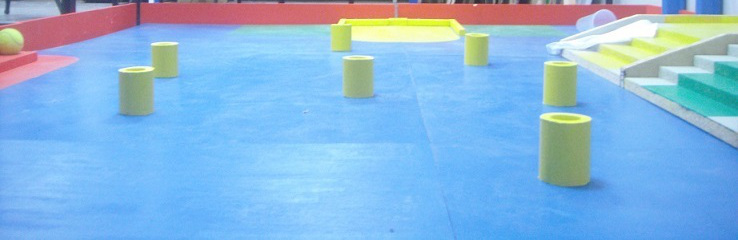
#> input picture Informatique/ColorDetection/test1.JPG, 738 x 240 px
$ python -i SimpleContoursDetection.py   (imports and definitions only)   (older library calls are emulated)
#> lines starting #> are read from the running program, lines starting #| are printed output that depends on the picture; after the words box and inside, x2 and y2 are one past the last pixel; in counts of white or black regions, pixels touching at a corner belong together
#> further down, picture is the input picture: shape (240, 738, 3); mean B, G, R 221.6, 182.3, 136
# -*- coding: utf-8 -*-
"""
Created on Sat Jan 03 01:38:43 2015

@author: Darkpudding
"""

import numpy as np
import cv2

class SimpleContoursDetection:

    # used in cv2.createTrackBar
    @staticmethod
    def nothing(x):
        pass

    @staticmethod
    def runImage(imgOriginal):

        # set up the HSV color of our objects
        cv2.namedWindow('Reglage Couleur')
        cv2.createTrackbar("LowH", "Reglage Couleur", 0, 179, SimpleContoursDetection.nothing); # Hue (0 - 179)
        cv2.createTrackbar("HighH", "Reglage Couleur", 179, 179, SimpleContoursDetection.nothing);
        cv2.createTrackbar("LowS", "Reglage Couleur", 0, 255, SimpleContoursDetection.nothing); # Saturation (0 - 255)
        cv2.createTrackbar("HighS", "Reglage Couleur", 255, 255, SimpleContoursDetection.nothing);
        cv2.createTrackbar("LowV", "Reglage Couleur", 0, 255, SimpleContoursDetection.nothing); # Value (0 - 255)
        cv2.createTrackbar("HighV", "Reglage Couleur", 255, 255, SimpleContoursDetection.nothing);
        cv2.createTrackbar("Resolution", "Reglage Couleur", 5, 10, SimpleContoursDetection.nothing); # erode, dilate size

        imgThresholded = imgOriginal.copy()

        while True:

            imgHSV = cv2.cvtColor(imgOriginal, cv2.COLOR_BGR2HSV) # Convert the captured frame from BGR to HSV
#> imgHSV: shape (240, 738, 3); mean H, S, V 100.2, 118.1, 234.1
            # lowe_HSV= [LowH,LowS,LowV]  upper_HSV = [HighH,HighS,HighV]
            lower_HSV = np.array([cv2.getTrackbarPos('LowH','Reglage Couleur'),cv2.getTrackbarPos('LowS','Reglage Couleur'),cv2.getTrackbarPos('LowV','Reglage Couleur')])
            upper_HSV = np.array([cv2.getTrackbarPos('HighH','Reglage Couleur'),cv2.getTrackbarPos('HighS','Reglage Couleur'),cv2.getTrackbarPos('HighV','Reglage Couleur')])
            s = cv2.getTrackbarPos("Resolution", "Reglage Couleur")+1  # erode, dilate size

            imgThresholded = cv2.inRange(imgHSV, lower_HSV, upper_HSV) #Threshold the image
#> imgThresholded: shape (240, 738); every value is 255

            # morphological opening (remove small objects from the foreground)
            imgThresholded = cv2.erode(imgThresholded, cv2.getStructuringElement(cv2.MORPH_ELLIPSE, (s, s)) );
            imgThresholded = cv2.dilate(imgThresholded, cv2.getStructuringElement(cv2.MORPH_ELLIPSE, (s, s)) );

            # morphological closing (fill small holecv2.createTrackbar("Resolution", "Control", 5, 10, ColorDetection.nothing);s in the foreground)
            imgThresholded = cv2.dilate(imgThresholded, cv2.getStructuringElement(cv2.MORPH_ELLIPSE, (s, s)) );
            imgThresholded = cv2.erode(imgThresholded, cv2.getStructuringElement(cv2.MORPH_ELLIPSE, (s, s)) );

            cv2.imshow("Thresholded Image", imgThresholded); # show the thresholded image
            cv2.imshow("Original", imgOriginal); # show the original image

            if cv2.waitKey(30) == 27: # wait for 'esc' key press for 30ms. If 'esc' key is pressed, break loop
#> (key Esc is pressed here)
                print("esc key is pressed by user")
                break

        # Release the windows
        cv2.destroyAllWindows()

        #----------------------------------------
        # Shape detection part

        cv2.namedWindow('Control') # create a window called "Control"

        # Create trackbars in "Control" window
        cv2.createTrackbar("e", "Control", 0,200, SimpleContoursDetection.nothing);

        while True:

            e = cv2.getTrackbarPos("e", "Control") # TEST

            # Contours simple
            imgContours = imgThresholded.copy()
            contours,_ = cv2.findContours(imgContours,cv2.RETR_TREE,cv2.CHAIN_APPROX_SIMPLE)
#> contours = [[[0, 0], [0, 239], [737, 239], [737, 0]]]
            imgContours = imgOriginal.copy()
            cv2.drawContours(imgContours, contours, -1, (0,255,0), 2)
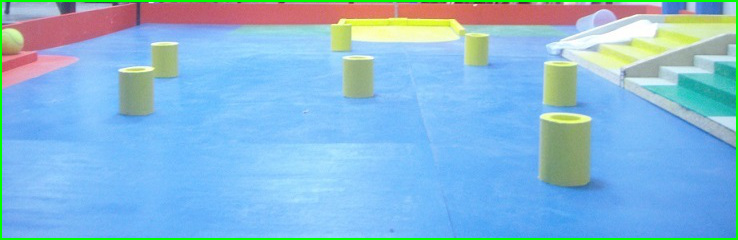
#> imgContours: shape (240, 738, 3); 2.2% of pixels changed, all inside (x1, y1, x2, y2) = (0, 0, 738, 240)
            for cnt in contours :
                # 1- polynomial approximation
                # approx = cv2.approxPolyDP(cnt,e+1,True)
                # cv2.drawContours(imgContours, approx, -1, (0,0,255), 2

                # 2- rectangular approximation
                x,y,w,h = cv2.boundingRect(cnt)
                # detection de cylindres superposes
                rect = np.array([[[x,y]],[[x,y+h]],[[x+w,y+h]],[[x+w,y]]])
                score = cv2.matchShapes(cnt,rect,cv2.cv.CV_CONTOURS_MATCH_I1, 0)
                cv2.putText(imgContours,str(score), (x+w/2,y+h/2), cv2.FONT_HERSHEY_PLAIN, 1, 255)
                if score < 0.01*(e+1) :
                    cv2.rectangle(imgContours,(x,y),(x+w,y+h),(0,0,255),2)
                else :
                    cv2.rectangle(imgContours,(x,y+h/2),(x+w/2,y+h),(255,0,0),2)
                    cv2.rectangle(imgContours,(x+w/2,y),(x+w,y+h/2),(255,0,0),2)
#> this loop made 1 pass
#> (cnt, x, y, w, h, rect, score) on pass 1: ([[0, 0], [0, 239], [737, 239], [737, 0]], 0, 0, 738, 240, [[0, 0], [0, 240], [738, 240], [738, 0]], 0.00516)
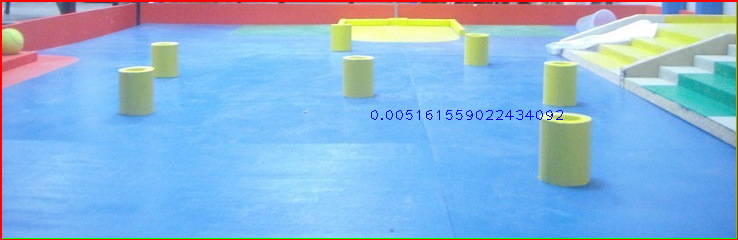
#> imgContours: shape (240, 738, 3); 1.89% of pixels changed, all inside (x1, y1, x2, y2) = (0, 0, 738, 240)


            cv2.imshow("Contours Simple", imgContours);
            # cv2.imshow("Original", imgOriginal); # show the original image

            if cv2.waitKey(30) == 27: # wait for 'esc' key press for 30ms. If 'esc' key is pressed, break loop
#> (key Esc is pressed here)
                print("esc key is pressed by user")
                break

        # When everything done, release the windows
        cv2.destroyAllWindows()

>>> import cv2
>>> picture = cv2.imread('test1.JPG')
>>> result = SimpleContoursDetection().runImage(picture)

$ run again, on Informatique/ColorDetection/test2.JPG
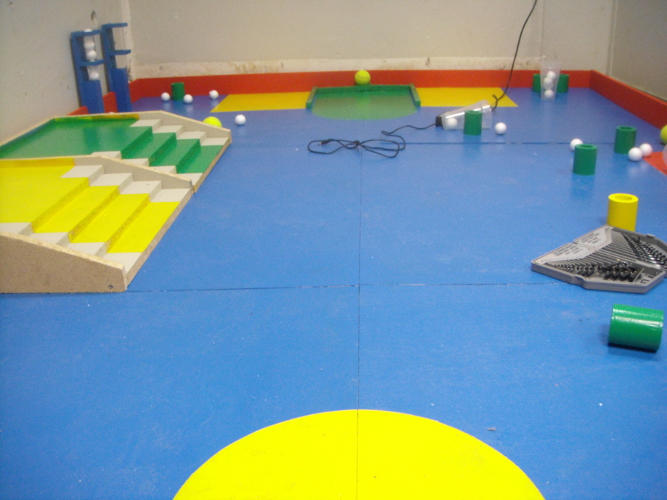
#> input picture Informatique/ColorDetection/test2.JPG, 667 x 500 px
#> picture is the input picture: shape (500, 667, 3); mean B, G, R 155.1, 153, 124.4
#> imgHSV: shape (500, 667, 3); mean H, S, V 74.7, 136.8, 195.4
#> imgThresholded: shape (500, 667); every value is 255
#> contours = [[[0, 0], [0, 499], [666, 499], [666, 0]]]
#> in runImage, `cv2.drawContours(imgContours, contours, -1, (0,255,0), 2)`:
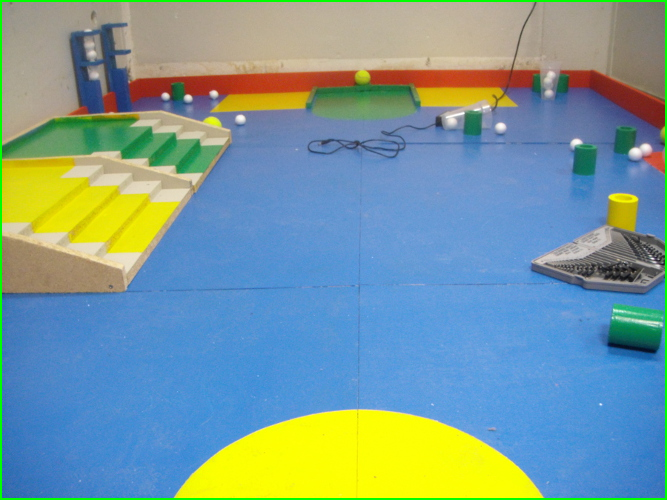
#> imgContours: shape (500, 667, 3); 1.39% of pixels changed, all inside (x1, y1, x2, y2) = (0, 0, 667, 500)
#> the loop in runImage, `for cnt in contours :` made 1 pass
#> (cnt, x, y, w, h, rect, score) on pass 1: ([[0, 0], [0, 499], [666, 499], [666, 0]], 0, 0, 667, 500, [[0, 0], [0, 500], [667, 500], [667, 0]], 0.000331)
#> after the loop in runImage, `for cnt in contours :`:
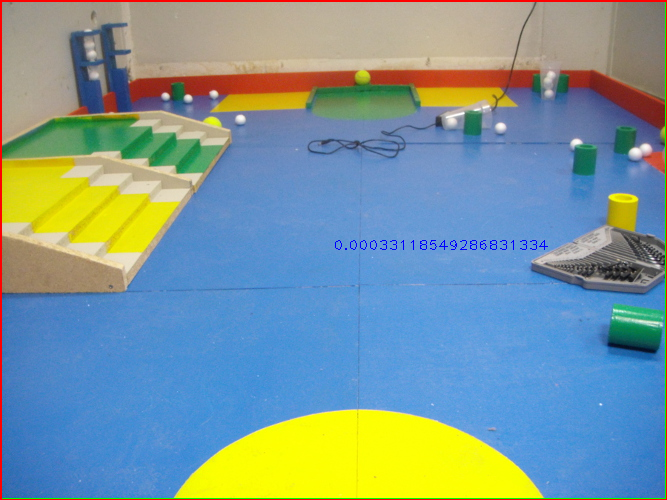
#> imgContours: shape (500, 667, 3); 1.19% of pixels changed, all inside (x1, y1, x2, y2) = (0, 0, 667, 500)
